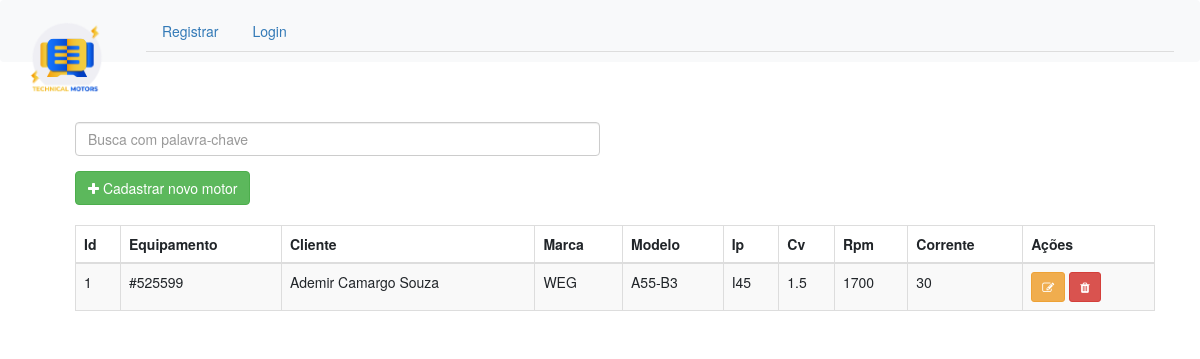
/motores, run on the app's committed database.
### app/models.py (models this page shows, shortened)
class Motores(db.Model, UserMixin):
    __tablename__ = "motores"
    id = db.Column(db.Integer, primary_key=True, autoincrement=True)
    equipamento = db.Column(db.String(84), nullable=False, index = True)
    cliente = db.Column(db.String(84), nullable=False)
    marca = db.Column(db.String(84), nullable=False)
    modelo = db.Column(db.String(84), nullable=False)
    ip = db.Column(db.String(10), nullable=False)
    cv = db.Column(db.String(10), nullable=False)
    rpm = db.Column(db.String(15), nullable=False)
    corrente = db.Column(db.String(15), nullable=False)

### app/view_motores/views.py (the view)
@motores.route("/motores")
def tela_motor():
    motores = Motores.query.all()
    return render_template("motores.html", motores=motores)

### app/templates/motores.html (shortened to what this page needs)
{% extends 'bases/base_geral.html' %} {% block content %}
<!DOCTYPE html>
<html lang="en">
<head>
  <link rel="stylesheet" href="https://maxcdn.bootstrapcdn.com/bootstrap/3.4.1/css/bootstrap.min.css">
</head>
<body>
  <div class="container">
    <div class="col">
      <div class="row">
        <div class="form-group col-6">
          <input class="form-control" id="myInput" type="text" placeholder="Busca com palavra-chave">
        </div>
      </div>
      <div class="row">
        <div class="col-6" style="padding-bottom: 20px;">
          <a
          href="{{ url_for('motores.cadastrar_motor') }}"
          class="btn btn-success"
          >
          <i class="fa fa-plus" aria-hidden="true"></i>
          Cadastrar novo motor
          </a>
        </div>
      </div>
        <table class="table table-bordered table-striped">
          <thead>
            <tr>
              <th>Id</th>
              <th>Equipamento</th>
              <th>Cliente</th>
              <th>Marca</th>
              <th>Modelo</th>
              <th>Ip</th>
              <th>Cv</th>
              <th>Rpm</th>
              <th>Corrente</th>
              <th>Ações</th>
            </tr>
          </thead>
          <tbody id="myTable">
            {% for motor in motores %}
            <tr>
              <td>
                {{ motor.id }}
              </td>
              <td>
                {{ motor.equipamento }}
              </td>
              <td>
                {{ motor.cliente }}
              </td>
              <td>
                {{ motor.marca }}
              </td>
              <td>
                {{ motor.modelo }}
              </td>
              <td>
                {{ motor.ip }}
              </td>
              <td>
                {{ motor.cv }}
              </td>
              <td>
                {{ motor.rpm }}
              </td>
              <td>
                {{ motor.corrente }}
              </td>
              <td>
                <a class="btn btn-warning btn-sm" href="{{ url_for('motores.editar', id=motor.id) }}">
                  <i class="fa fa-edit" aria-hidden="true"></i>
                </a>
                <a class="btn btn-danger btn-sm" href="{{ url_for('motores.deletar', id=motor.id) }}">
                  <i class="fa fa-trash" aria-hidden="true"></i>
                </a>
              </td>
            </tr>
            {% endfor %}
          </tbody>
        </table>
      </div>
    </div>
  </div>
</body>
</html>
{% endblock %}

### data on the page
Motores: id "1", equipamento "#525599", cliente "Ademir Camargo Souza", marca "WEG", modelo "A55-B3", ip "I45", cv "1.5", rpm "1700", corrente "30"
